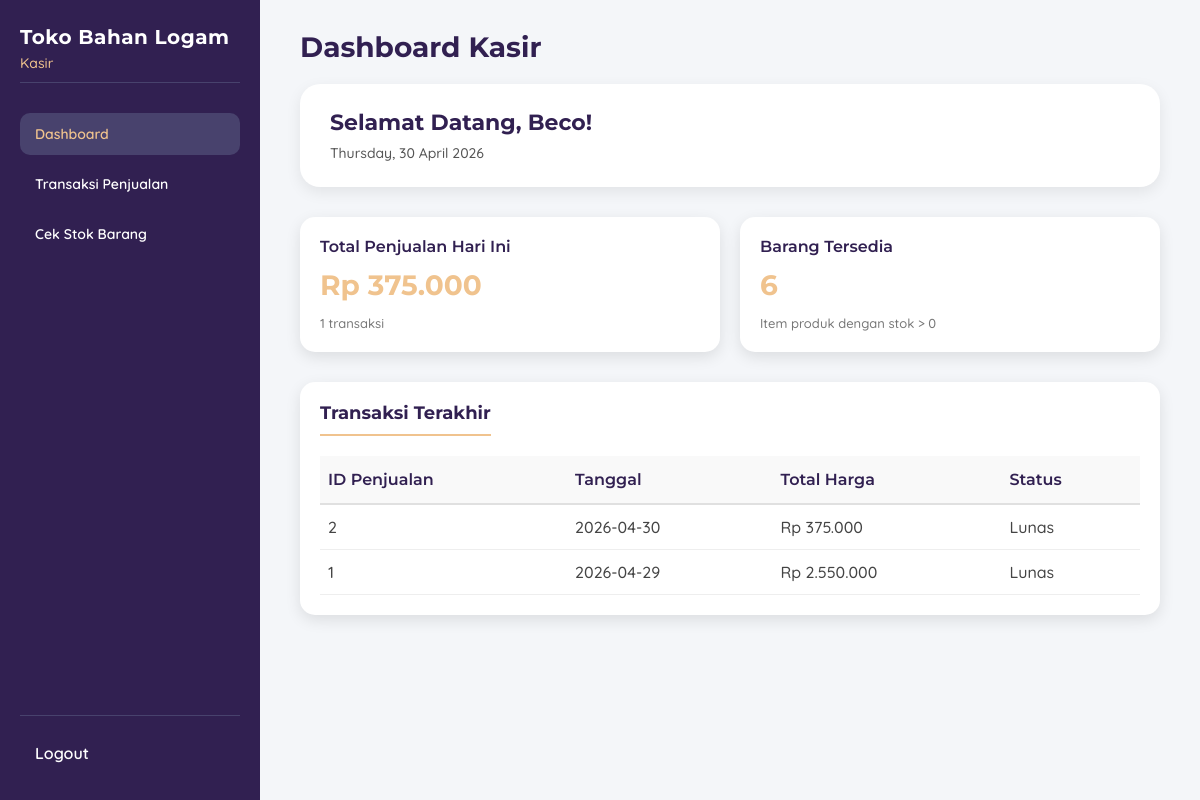
The page /Kasir/dashboard_kasir.php (signed in) on the database its author committed.
### tables this page shows
CREATE TABLE `transaksi_jual` (
  `idTransaksiJual` int(11) NOT NULL,
  `tanggal` date NOT NULL,
  `total_harga` decimal(15,2) NOT NULL,
  `kasir` varchar(50) NOT NULL,
  `created_at` timestamp NOT NULL DEFAULT current_timestamp()
);

### Kasir/dashboard_kasir.php (the view, shortened to what this page needs)
<?php
include "../koneksi.php";
$hari_ini = date('Y-m-d');
$query_hari = "SELECT SUM(total_harga) as total, COUNT(*) as jumlah FROM transaksi_jual WHERE tanggal = '$hari_ini'";
$res_hari = mysqli_query($conn, $query_hari);
$data_hari = mysqli_fetch_assoc($res_hari);
$total_hari = $data_hari['total'] ?? 0;
$jml_transaksi = $data_hari['jumlah'] ?? 0;
$query_stok = "SELECT COUNT(*) as jml FROM barang WHERE stok > 0";
$res_stok = mysqli_query($conn, $query_stok);
$jml_barang = mysqli_fetch_assoc($res_stok)['jml'] ?? 0;
$query_transaksi = "SELECT idTransaksiJual, tanggal, total_harga FROM transaksi_jual ORDER BY idTransaksiJual DESC LIMIT 5";
$transaksi_terakhir = mysqli_query($conn, $query_transaksi);
?>
<!DOCTYPE html>
<html lang="en">
<head>
    <link rel="stylesheet" href="dashboard_kasir.css">
</head>
<body>
<div class="container">
    <div class="sidebar">
        <h2>Toko Bahan Logam</h2>
        <p class="role">Kasir</p>
        <ul>
            <li class="active"><a href="dashboard_kasir.php">Dashboard</a></li>
            <li><a href="penjualan.php" style="color:white; text-decoration:none;">Transaksi Penjualan</a></li>
            <li><a href="cek_stok.php" style="color:white; text-decoration:none;">Cek Stok Barang</a></li>
        </ul>
        <div class="logout"><a href="../logout.php" style="color:white; text-decoration:none;">Logout</a></div>
    </div>
    <div class="main">
        <div class="page-header">
            <h1>Dashboard Kasir</h1>
        </div>
        <div class="welcome-card">
            <h2>Selamat Datang, <?= htmlspecialchars($_SESSION['nama']) ?>!</h2>
            <p><?= date('l, d F Y') ?></p>
        </div>
        <div class="stats">
            <div class="stat-card">
                <h3>Total Penjualan Hari Ini</h3>
                <p class="big">Rp <?= number_format($total_hari, 0, ',', '.') ?></p>
                <span><?= $jml_transaksi ?> transaksi</span>
            </div>
            <div class="stat-card">
                <h3>Barang Tersedia</h3>
                <p class="big"><?= $jml_barang ?></p>
                <span>Item produk dengan stok > 0</span>
            </div>
        </div>
        <div class="table-card">
            <h2>Transaksi Terakhir</h2>
            <table>
                <thead>
                    <tr><th>ID Penjualan</th><th>Tanggal</th><th>Total Harga</th><th>Status</th></tr>
                </thead>
                <tbody>
                    <?php if(mysqli_num_rows($transaksi_terakhir) > 0): ?>
                        <?php while($row = mysqli_fetch_assoc($transaksi_terakhir)): ?>
                        <tr>
                            <td><?= $row['idTransaksiJual'] ?></td>
                            <td><?= $row['tanggal'] ?></td>
                            <td>Rp <?= number_format($row['total_harga'], 0, ',', '.') ?></td>
                            <td>Lunas</td>
                        </tr>
                        <?php endwhile; ?>
                    <?php else: ?>
                        <tr><td colspan="4">Belum ada transaksi</td></tr>
                    <?php endif; ?>
                </tbody>
            </table>
        </div>
    </div>
</div>
</body>
</html>

### Kasir/dashboard_kasir.css (style rules this page uses)
* { margin: 0; padding: 0; box-sizing: border-box; }
body { font-family: 'Quicksand', sans-serif; background: #e5e5e5; height: 100vh; overflow: hidden; }
.container { display: flex; height: 100vh; width: 100%; }
.sidebar { width: 260px; background: #312051; color: white; display: flex; flex-direction: column; padding: 25px 20px; height: 100vh; overflow-y: auto; }
.sidebar h2 { font-family: 'Montserrat', sans-serif; font-size: 20px; font-weight: 700; margin-bottom: 5px; letter-spacing: 0.5px; }
.sidebar .role { font-family: 'Quicksand', sans-serif; color: #F0C38E; font-size: 14px; margin-bottom: 30px; padding-bottom: 10px; border-bottom: 1px solid #48426D; font-weight: 500; }
.sidebar ul { list-style: none; flex: 1; padding: 0; }
.sidebar li { margin-bottom: 8px; }
.sidebar li a { display: block; padding: 12px 15px; color: white; text-decoration: none; border-radius: 10px; transition: all 0.3s ease; font-family: 'Quicksand', sans-serif; font-weight: 600; font-size: 14px; }
.sidebar li a:hover, .sidebar li.active a { background: #48426D; color: #F0C38E; }
.logout { margin-top: auto; border-top: 1px solid #48426D; padding-top: 15px; }
.logout a { display: block; padding: 12px 15px; color: white; text-decoration: none; font-family: 'Quicksand', sans-serif; font-weight: 600; }
.main { flex: 1; padding: 30px 40px; overflow-y: auto; background: #f4f6f9; }
.page-header h1 { font-family: 'Montserrat', sans-serif; font-size: 28px; font-weight: 700; color: #312051; margin-bottom: 20px; text-align: left; }
.welcome-card { background: white; padding: 25px 30px; border-radius: 20px; box-shadow: 0 5px 15px rgba(0,0,0,0.08); margin-bottom: 30px; }
.welcome-card h2 { font-family: 'Montserrat', sans-serif; color: #312051; margin: 0 0 8px; font-size: 22px; font-weight: 700; }
.welcome-card p { font-family: 'Quicksand', sans-serif; color: #555; margin: 0; font-size: 14px; font-weight: 500; }
.stats { display: grid; grid-template-columns: repeat(2, 1fr); gap: 25px; margin-bottom: 35px; }
.stat-card { background: white; padding: 20px 25px; border-radius: 20px; box-shadow: 0 5px 15px rgba(0,0,0,0.08); transition: all 0.2s; }
.stat-card h3 { font-family: 'Montserrat', sans-serif; font-size: 16px; font-weight: 600; color: #312051; margin: 0 0 12px; }
.stat-card .big { font-family: 'Montserrat', sans-serif; font-size: 25px; font-weight: 800; color: #F0C38E; margin: 10px 0 8px; }
.stat-card span { font-family: 'Quicksand', sans-serif; font-size: 13px; color: #777; font-weight: 500; }
.table-card { background: white; padding: 20px 25px; border-radius: 20px; box-shadow: 0 5px 15px rgba(0,0,0,0.08); }
.table-card h2 { font-family: 'Montserrat', sans-serif; font-size: 18px; color: #312051; margin-top: 0; margin-bottom: 20px; padding-bottom: 10px; border-bottom: 2px solid #F0C38E; display: inline-block; font-weight: 700; }
table { width: 100%; border-collapse: collapse; }
thead th { font-family: 'Montserrat', sans-serif; text-align: left; padding: 14px 8px; background: #f9f9f9; color: #312051; font-weight: 600; border-bottom: 2px solid #e0e0e0; }
tbody td { font-family: 'Quicksand', sans-serif; padding: 12px 8px; color: #444; border-bottom: 1px solid #eee; font-weight: 500; }
input, select, textarea, button, .btn, a, .btn-add, .btn-delete, .btn-edit, .btn-search, .btn-submit, .remove-item { font-family: 'Quicksand', sans-serif; }
.number, .big, .value, .stat-card .big, .total-box, .total { font-family: 'Montserrat', sans-serif; font-weight: 700; }

### Kasir/dashboard_kasir.php (style rules this page uses)
.stats { display: grid; grid-template-columns: repeat(2, 1fr); gap: 20px; margin-bottom: 30px; }
.stat-card { background: white; padding: 20px; border-radius: 15px; box-shadow: 0 5px 15px rgba(0,0,0,0.1); }
.stat-card .big { font-size: 28px; font-weight: bold; margin: 10px 0; color: #F0C38E; }
.table-card { background: white; padding: 20px; border-radius: 15px; box-shadow: 0 5px 15px rgba(0,0,0,0.1); }

### rows shown on the page
transaksi_jual: idTransaksiJual "2", tanggal "2026-04-30", total_harga "375.000"
transaksi_jual: idTransaksiJual "1", tanggal "2026-04-29", total_harga "2.550.000"

### other values the page prints
$_SESSION['nama'] "Beco"
$total_hari "375.000"
$jml_transaksi "1"
$jml_barang "6"
